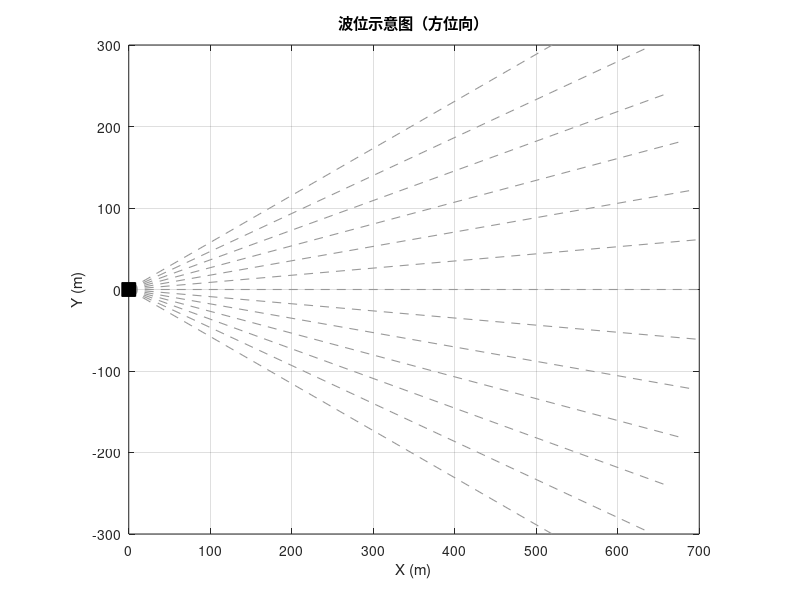
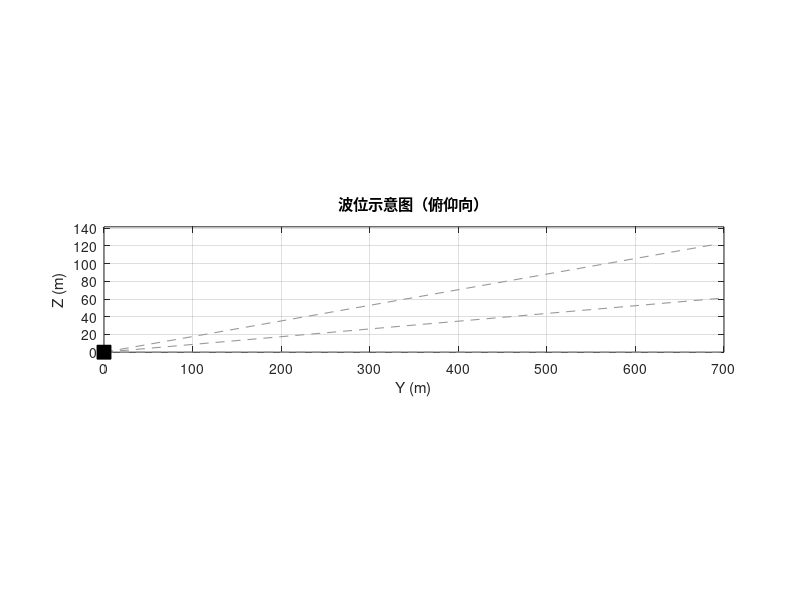

These figures' MATLAB source, in order:
%PLOT_POINT_TRACE_2D_EMPTY 波位示意图（方位向 + 俯仰向）：直接运行，展示波位排布。
% 作用：画出与 plot_figures.m 内 point_trace_2d 同风格的坐标系底图（雷达原点、虚线射线、坐标轴），
%       不画目标点。全部波位画灰色虚线分割线；受静态杂波干扰而弃用的波位，
%       在其分割线上方叠半透明蓝色扇形区域（分割线仍可见）。
% 注意：正式的 plot_figures.m 用的是**本批数据实际解析出的** beam_schedule.beam_positions，
%       本脚本用的是下面写死的 39 波位排布 —— 两者在换批次后可能不一致，仅作示意图。
% 用法：直接运行本脚本（F5 / Run），无需传参。

% 0. 环境：把 src 加入路径（与批处理管线保持一致）
this_dir = fileparts(mfilename('fullpath'));
project_root = fileparts(this_dir);
addpath(project_root);
addpath(genpath(fullfile(project_root, 'src')));

% 1. 波位角（单位：°，与前端约定一致：正方位=右侧，正俯仰=向上）
%    全波位：39 个 = 方位 -30~30°（步进5°，13 个）× 俯仰 0/5/10°（3 个），
%    与 build_beam_schedule_from_meta.m 从帧内嵌元数据得到的排布一致。
%    若某批数据中有受静态杂波干扰而弃用的波位，把范围填进下面两个变量即可叠蓝区；
%    当前 39 波位排布下没有已确认的弃用范围，故留空。
az_all     = -30:5:30;                   % 全部方位（分割线）
el_all     = [0 5 10];                   % 全部俯仰（分割线）
az_discard = {};                         % 弃用方位范围（az），如 {[-30 -10], [25 30]}
el_discard = [];                         % 弃用俯仰范围（el），如 [0 5]

R = 700;                       % 射线/扇形半径（与底图一致，已拓展到 700m）
blue = [0.25 0.45 0.85];       % 弃用区域颜色（蓝）
alpha_discard = 0.3;           % 弃用区域透明度（0=全透明，1=不透明）

% ---- 图 1：方位向波位示意图（X-Y 地面投影） ----
figure('Position', [100, 100, 700, 700]);
hold on;

% 全部方位分割线（虚线，含弃用波位）
for b = 1:numel(az_all)
    th = -az_all(b);                        % 显示角（正方位=右侧 → Y负半轴）
    plot([0, R * cosd(th)], [0, R * sind(th)], ...
        '--', 'Color', [0.60 0.60 0.60], 'LineWidth', 0.8);
end

% 弃用区域（az_discard 非空时）：叠半透明蓝色扇形（分割线仍可见）
for i = 1:numel(az_discard)
    th  = -az_discard{i};
    ang = linspace(th(1), th(2), 60);
    fill([0, R * cosd(ang), 0], [0, R * sind(ang), 0], blue, ...
        'EdgeColor', 'none', 'FaceAlpha', alpha_discard);
end

% 雷达位置（原点）
plot(0, 0, 'ks', 'MarkerSize', 10, 'MarkerFaceColor', 'k');

hold off;
axis equal;
xlim([0, 700]);
ylim([-300, 300]);
xlabel('X (m)');
ylabel('Y (m)');
grid on;
box on;
title('波位示意图（方位向）', 'FontName', 'Microsoft YaHei');

% ---- 图 2：俯仰向波位示意图（Y-Z 剖面） ----
figure('Position', [850, 100, 700, 420]);
hold on;

% 全部俯仰分割线（虚线，含弃用波位）
for b = 1:numel(el_all)
    el = el_all(b);
    plot([0, R * cosd(el)], [0, R * sind(el)], ...
        '--', 'Color', [0.60 0.60 0.60], 'LineWidth', 0.8);
end

% 弃用区域（el_discard 非空时）：叠半透明蓝色扇形
if ~isempty(el_discard)
    ang = linspace(el_discard(1), el_discard(2), 60);
    fill([0, R * cosd(ang), 0], [0, R * sind(ang), 0], blue, ...
        'EdgeColor', 'none', 'FaceAlpha', alpha_discard);
end

% 雷达位置（原点）
plot(0, 0, 'ks', 'MarkerSize', 10, 'MarkerFaceColor', 'k');

hold off;
axis equal;
xlim([0, 700]);
% 俯仰均为向上，高度只取地面以上（正值）
hmax = R * sind(max(el_all)) + 20;
ylim([0, hmax]);
xlabel('Y (m)');
ylabel('Z (m)');
grid on;
box on;
title('波位示意图（俯仰向）', 'FontName', 'Microsoft YaHei');
